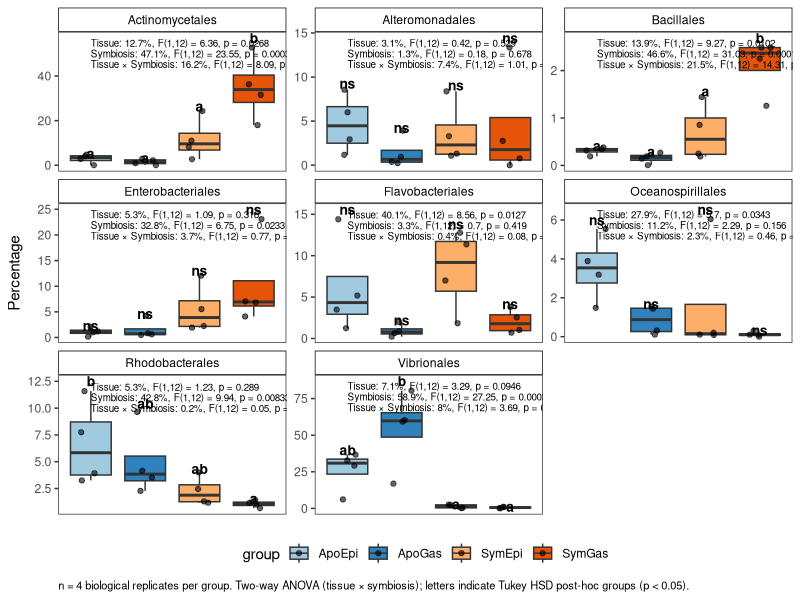

Here is the R script that generated this plot:
# Fig. 1c-e: Representative 16S phyla boxplots with two-way ANOVA,
# Tukey HSD post-hoc tests and non-parametric alternatives.
#
# Input : Fig1cde_phyla_boxplot.xlsx
# Output: Fig1cde_phyla_boxplot.pdf
#         Supplementary_Table_assumption_checks_Fig1.csv
#         Supplementary_Table_ANOVA_Fig1.csv
#         Supplementary_Table_ANOVA_FDR_Fig1.csv
#         Supplementary_Table_TukeyHSD_Fig1.csv
#         Supplementary_Table_NonParametric_Fig1.csv
# Run with this folder as the working directory.

library(tidyverse)
library(readxl)
library(ggpubr)
library(car)       # Levene's test
library(emmeans)   # pairwise contrasts
library(multcomp)  # compact letter display
library(rstatix)   # Dunn's test

df <- read_xlsx("Fig1cde_phyla_boxplot.xlsx")

data_long <- df %>%
  pivot_longer(cols = -c(sample, group, tissue, symbiosis),
               names_to = "Order", values_to = "Percentage")

# ---- 1. ANOVA assumption checks (Shapiro-Wilk, Levene) ----
assumption_checks <- data_long %>%
  group_by(Order) %>%
  summarize(
    shapiro_p = {
      mod <- aov(Percentage ~ tissue * symbiosis, data = cur_data())
      shapiro.test(residuals(mod))$p.value
    },
    levene_p = {
      car::leveneTest(Percentage ~ interaction(tissue, symbiosis),
                      data = cur_data())$`Pr(>F)`[1]
    },
    .groups = "drop"
  )
write.csv(assumption_checks, "Supplementary_Table_assumption_checks_Fig1.csv",
          row.names = FALSE)

# ---- 2. Full two-way ANOVA tables ----
full_anova_results <- data_long %>%
  group_by(Order) %>%
  reframe({
    mod <- aov(Percentage ~ tissue * symbiosis, data = cur_data())
    at  <- summary(mod)[[1]]
    tibble(
      Source       = rownames(at),
      Df           = at$Df,
      Sum_Sq       = round(at$`Sum Sq`, 4),
      Mean_Sq      = round(at$`Mean Sq`, 4),
      F_value      = round(at$`F value`, 3),
      p_value      = at$`Pr(>F)`,
      Variance_pct = round(at$`Sum Sq` / sum(at$`Sum Sq`) * 100, 1)
    )
  })
write.csv(full_anova_results, "Supplementary_Table_ANOVA_Fig1.csv", row.names = FALSE)

# ---- 3. FDR correction across taxa ----
pval_summary <- full_anova_results %>%
  filter(!is.na(p_value)) %>%
  group_by(Source) %>%
  mutate(p_adjusted = p.adjust(p_value, method = "BH")) %>%
  ungroup()
write.csv(pval_summary, "Supplementary_Table_ANOVA_FDR_corrected_Fig1.csv",
          row.names = FALSE)

# ---- 4. Tukey HSD post-hoc + compact letter display ----
posthoc_results <- data_long %>%
  group_by(Order) %>%
  reframe({
    mod <- aov(Percentage ~ group, data = cur_data())
    overall_p <- summary(mod)[[1]]$`Pr(>F)`[1]
    if (!is.na(overall_p) && overall_p < 0.05) {
      tukey <- TukeyHSD(mod, "group")$group
      tibble(
        Comparison  = rownames(tukey),
        Difference  = round(tukey[, "diff"], 4),
        Lower_CI    = round(tukey[, "lwr"], 4),
        Upper_CI    = round(tukey[, "upr"], 4),
        p_adjusted  = round(tukey[, "p adj"], 6),
        Significant = tukey[, "p adj"] < 0.05
      )
    } else {
      tibble(Comparison = "ANOVA not significant",
             Difference = NA_real_, Lower_CI = NA_real_,
             Upper_CI = NA_real_, p_adjusted = NA_real_, Significant = NA)
    }
  })
write.csv(posthoc_results, "Supplementary_Table_TukeyHSD_Fig1.csv", row.names = FALSE)

cld_results <- data_long %>%
  group_by(Order) %>%
  reframe({
    mod <- aov(Percentage ~ group, data = cur_data())
    overall_p <- summary(mod)[[1]]$`Pr(>F)`[1]
    if (!is.na(overall_p) && overall_p < 0.05) {
      emm <- emmeans(mod, "group")
      cld_out <- cld(emm, Letters = letters, adjust = "tukey")
      tibble(group  = as.character(cld_out$group),
             emmean = round(cld_out$emmean, 3),
             letter = trimws(cld_out$.group))
    } else {
      tibble(group = c("ApoEpi", "ApoGas", "SymEpi", "SymGas"),
             emmean = NA_real_, letter = "ns")
    }
  })

# ---- 5. Non-parametric alternative (Kruskal-Wallis + Dunn's) ----
nonparam_results <- data_long %>%
  group_by(Order) %>%
  reframe({
    kt <- kruskal.test(Percentage ~ group, data = cur_data())
    if (kt$p.value < 0.05) {
      dunn <- rstatix::dunn_test(cur_data(), Percentage ~ group,
                                 p.adjust.method = "BH")
      tibble(Test = "Kruskal-Wallis + Dunn",
             KW_chi2 = round(kt$statistic, 3),
             KW_df   = kt$parameter,
             KW_p    = kt$p.value,
             Comparison = dunn$.y.,
             Group1 = dunn$group1, Group2 = dunn$group2,
             Dunn_p_adj = dunn$p.adj, Dunn_signif = dunn$p.adj.signif)
    } else {
      tibble(Test = "Kruskal-Wallis",
             KW_chi2 = round(kt$statistic, 3),
             KW_df   = kt$parameter,
             KW_p    = kt$p.value,
             Comparison = NA_character_,
             Group1 = NA_character_, Group2 = NA_character_,
             Dunn_p_adj = NA_real_, Dunn_signif = NA_character_)
    }
  })
write.csv(nonparam_results, "Supplementary_Table_NonParametric_Fig1.csv",
          row.names = FALSE)

# ---- 6. Sample sizes ----
sample_sizes <- data_long %>%
  filter(!is.na(Percentage)) %>%
  distinct(Order, group, sample) %>%
  count(Order, group, name = "n")

# ---- 7. Figure ----
tissue_col <- c("ApoEpi" = "#A0CAE0",
                "ApoGas" = "#3082BC",
                "SymEpi" = "#FDAF69",
                "SymGas" = "#E55409")

anova_labels <- data_long %>%
  group_by(Order) %>%
  summarize(
    label = {
      mod <- aov(Percentage ~ tissue * symbiosis, data = cur_data())
      at  <- summary(mod)[[1]]
      total_ss <- sum(at$`Sum Sq`)
      paste0(
        "Tissue: ", round(at$`Sum Sq`[1]/total_ss*100, 1),
        "%, F(", at$Df[1], ",", at$Df[4], ") = ", round(at$`F value`[1], 2),
        ", p = ", signif(at$`Pr(>F)`[1], 3),
        "\nSymbiosis: ", round(at$`Sum Sq`[2]/total_ss*100, 1),
        "%, F(", at$Df[2], ",", at$Df[4], ") = ", round(at$`F value`[2], 2),
        ", p = ", signif(at$`Pr(>F)`[2], 3),
        "\nTissue \u00D7 Symbiosis: ", round(at$`Sum Sq`[3]/total_ss*100, 1),
        "%, F(", at$Df[3], ",", at$Df[4], ") = ", round(at$`F value`[3], 2),
        ", p = ", signif(at$`Pr(>F)`[3], 3)
      )
    },
    max_y = max(Percentage, na.rm = TRUE),
    .groups = "drop"
  )

plot_letters <- cld_results %>%
  left_join(data_long %>%
              group_by(Order, group) %>%
              summarize(y_pos = max(Percentage, na.rm = TRUE), .groups = "drop"),
            by = c("Order", "group"))

p <- ggplot(data_long, aes(x = group, y = Percentage, fill = group)) +
  geom_boxplot(outlier.shape = NA) +
  geom_jitter(width = 0.2, alpha = 0.6, size = 1.5) +
  facet_wrap(~Order, scales = "free_y") +
  geom_text(data = anova_labels,
            aes(x = 1, y = max_y * 0.95, label = label),
            inherit.aes = FALSE, hjust = 0, size = 2.5, lineheight = 0.9) +
  geom_text(data = plot_letters,
            aes(x = group, y = y_pos * 1.08, label = letter),
            inherit.aes = FALSE, size = 3.5, fontface = "bold") +
  labs(y = "Percentage", x = NULL,
       caption = paste0("n = ", unique(sample_sizes$n)[1],
                        " biological replicates per group. ",
                        "Two-way ANOVA (tissue \u00D7 symbiosis); ",
                        "letters indicate Tukey HSD post-hoc groups (p < 0.05).")) +
  scale_fill_manual(values = tissue_col) +
  theme_bw() +
  theme(
    panel.grid.major = element_blank(),
    panel.grid.minor = element_blank(),
    panel.background = element_blank(),
    axis.text.x      = element_blank(),
    axis.ticks.x     = element_blank(),
    strip.background = element_rect(fill = "white", color = "black"),
    strip.text       = element_text(color = "black"),
    legend.position  = "bottom",
    plot.caption     = element_text(hjust = 0, size = 8)
  )

ggsave("Fig1cde_phyla_boxplot.pdf", plot = p,
       width = 14, height = 12, units = "in")
